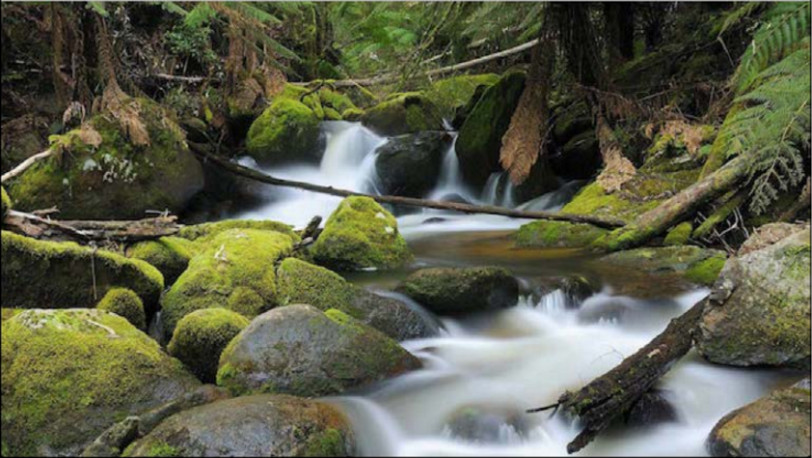
#> input picture Chapter01/images/input.jpg, 812 x 458 px
$ python 07RotacioImagenes.py
#> lines starting #> are read from the running program, lines starting #| are printed output that depends on the picture; long printed decimals are rounded
import cv2
import numpy as np

img = cv2.imread('images/input.jpg')
#> img is the input picture: shape (458, 812, 3); mean B, G, R 72.5, 93.3, 91.1
num_rows, num_cols = img.shape[:2]
#> num_rows = 458; num_cols = 812
print('dimensiones de la imagen renglones, columnas \n', num_rows,num_cols)
#| dimensiones de la imagen renglones, columnas
#|  458 812
matriz_translacion = np.float32([ [1,0,int(0.5*num_cols)], [0,1,int(0.5*num_rows)] ])
#> matriz_translacion = [[1, 0, 406], [0, 1, 229]]
print('matrix de traslacion\n',matriz_translacion)
#| matrix de traslacion
#|  [[  1.   0. 406.]
#|  [  0.   1. 229.]]
rotation_matrix = cv2.getRotationMatrix2D((num_cols-2, num_rows-2), 45, .5)
#                                          centro(col,ren),angulo,escala
print('matrix de rotacion\n',rotation_matrix)
#| matrix de rotacion
#|  [[ 3.53553391e-01  3.53553391e-01  3.62401408e+02]
#|  [-3.53553391e-01  3.53553391e-01  5.81157900e+02]]
img_translation = cv2.warpAffine(img, matriz_translacion, (2*num_cols, 2*num_rows))
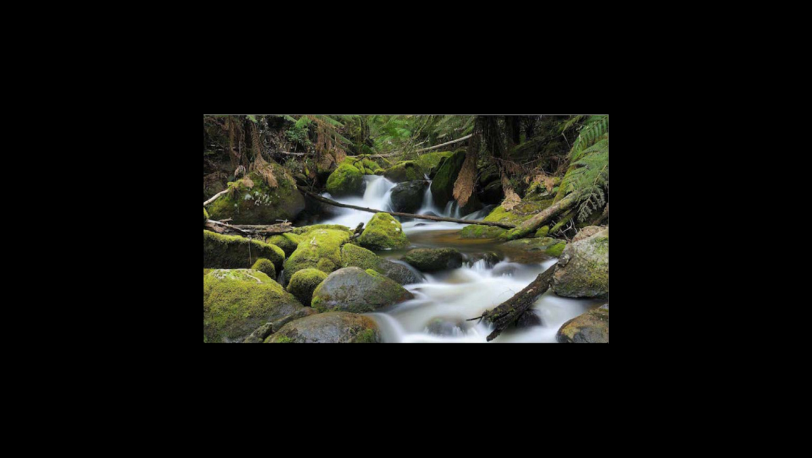
#> img_translation: shape (916, 1624, 3) (shown at 1/2 size); mean B, G, R 18.1, 23.3, 22.8
cv2.imshow('traslacion', img_translation)
img_rotation = cv2.warpAffine(img_translation, rotation_matrix,
                              (num_cols*2, num_rows*2))
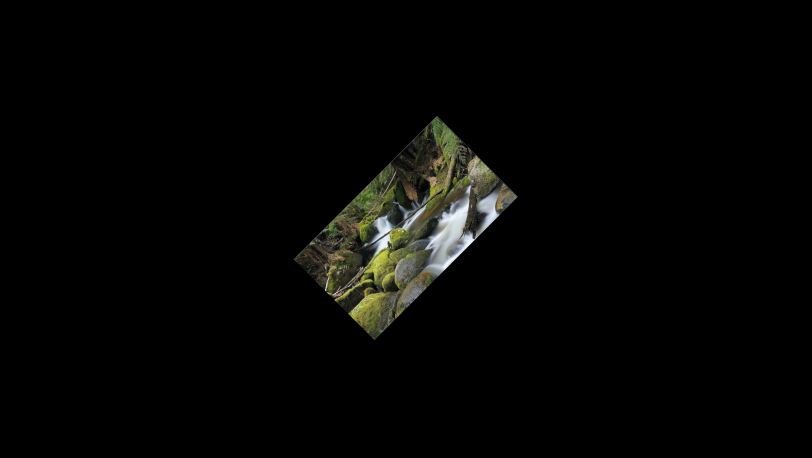
#> img_rotation: shape (916, 1624, 3) (shown at 1/2 size); mean B, G, R 4.5, 5.8, 5.7
cv2.imshow('Rotacion', img_rotation)
cv2.waitKey()

$ run again, with Chapter01/images/gordo.jpg copied over Chapter01/images/input.jpg
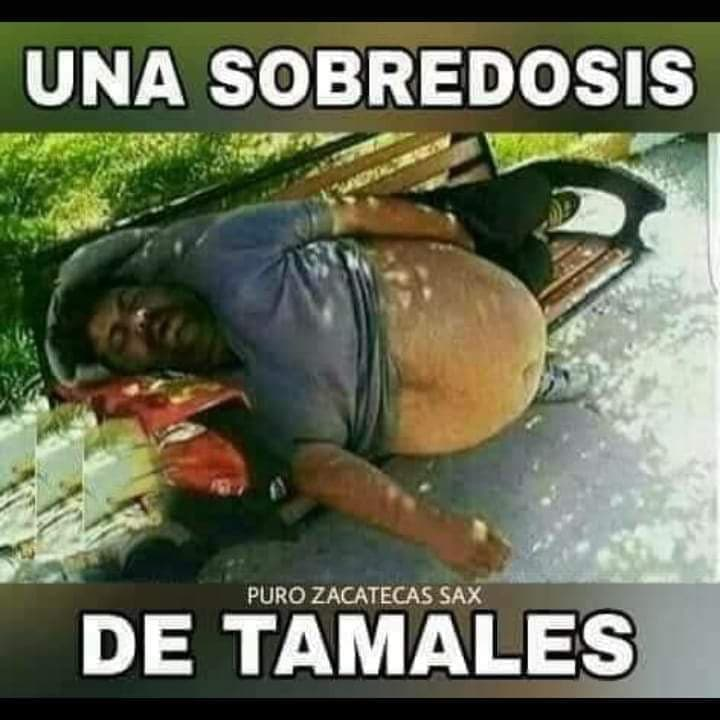
#> input picture Chapter01/images/gordo.jpg, 720 x 720 px
#> img is the input picture: shape (720, 720, 3); mean B, G, R 84.9, 107.6, 103.5
#| dimensiones de la imagen renglones, columnas
#|  720 720
#| matrix de traslacion
#|  [[  1.   0. 360.]
#|  [  0.   1. 360.]]
#| matrix de rotacion
#|  [[ 3.53553391e-01  3.53553391e-01  2.10297331e+02]
#|  [-3.53553391e-01  3.53553391e-01  7.18000000e+02]]
#> `img_translation = cv2.warpAffine(img, matriz_translacion, (2*num_cols,..`:
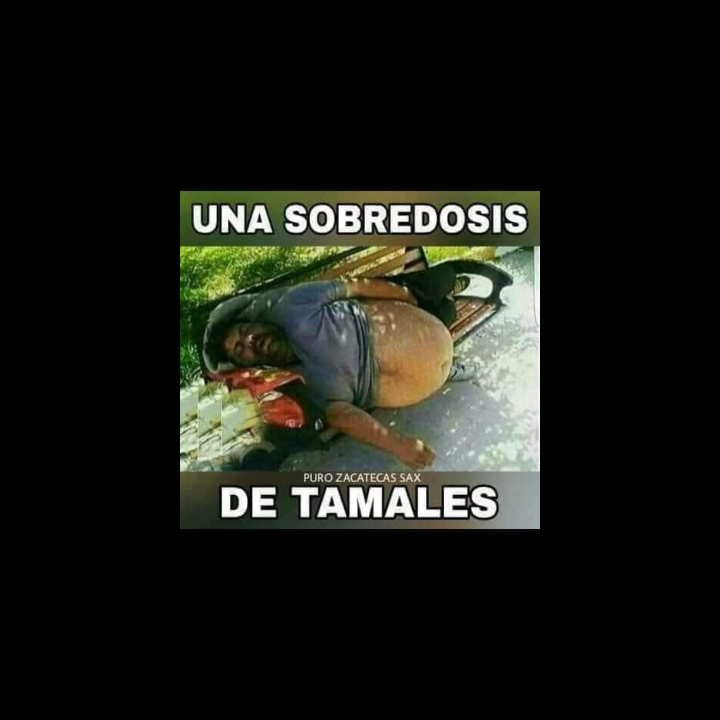
#> img_translation: shape (1440, 1440, 3) (shown at 1/2 size); mean B, G, R 21.2, 26.9, 25.9
#> `img_rotation = cv2.warpAffine(img_translation, rotation_matrix, (num_c..`:
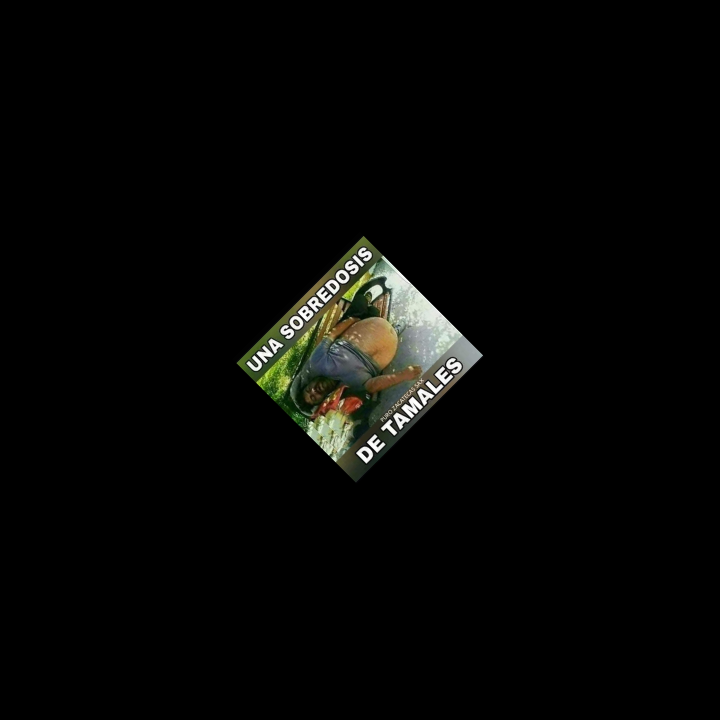
#> img_rotation: shape (1440, 1440, 3) (shown at 1/2 size); mean B, G, R 5.3, 6.7, 6.5

$ run again, with Chapter01/images/inteligenciaArtificial.jpg copied over Chapter01/images/input.jpg
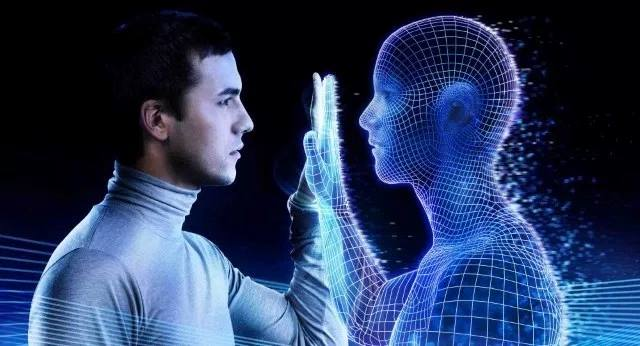
#> input picture Chapter01/images/inteligenciaArtificial.jpg, 640 x 346 px
#> img is the input picture: shape (346, 640, 3); mean B, G, R 94.5, 58.5, 41.6
#| dimensiones de la imagen renglones, columnas
#|  346 640
#| matrix de traslacion
#|  [[  1.   0. 320.]
#|  [  0.   1. 173.]]
#| matrix de rotacion
#|  [[ 3.53553391e-01  3.53553391e-01  2.90810570e+02]
#|  [-3.53553391e-01  3.53553391e-01  4.47944697e+02]]
#> `img_translation = cv2.warpAffine(img, matriz_translacion, (2*num_cols,..`:
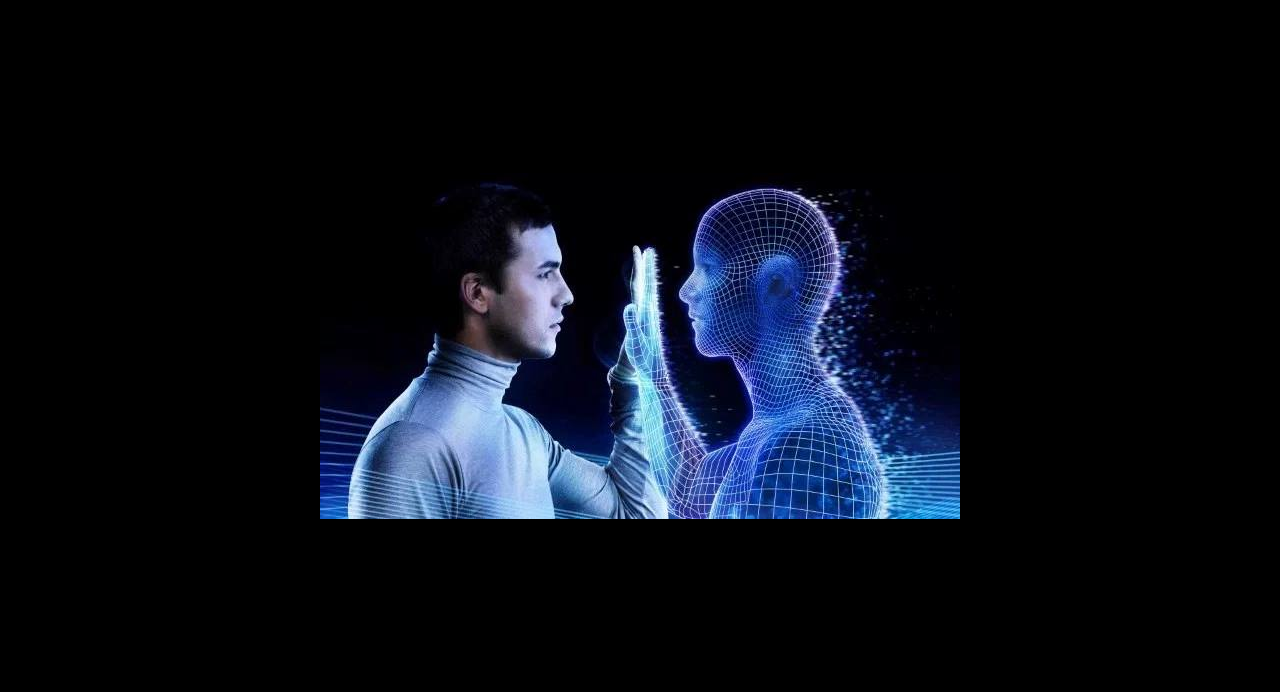
#> img_translation: shape (692, 1280, 3); mean B, G, R 23.6, 14.6, 10.4
#> `img_rotation = cv2.warpAffine(img_translation, rotation_matrix, (num_c..`:
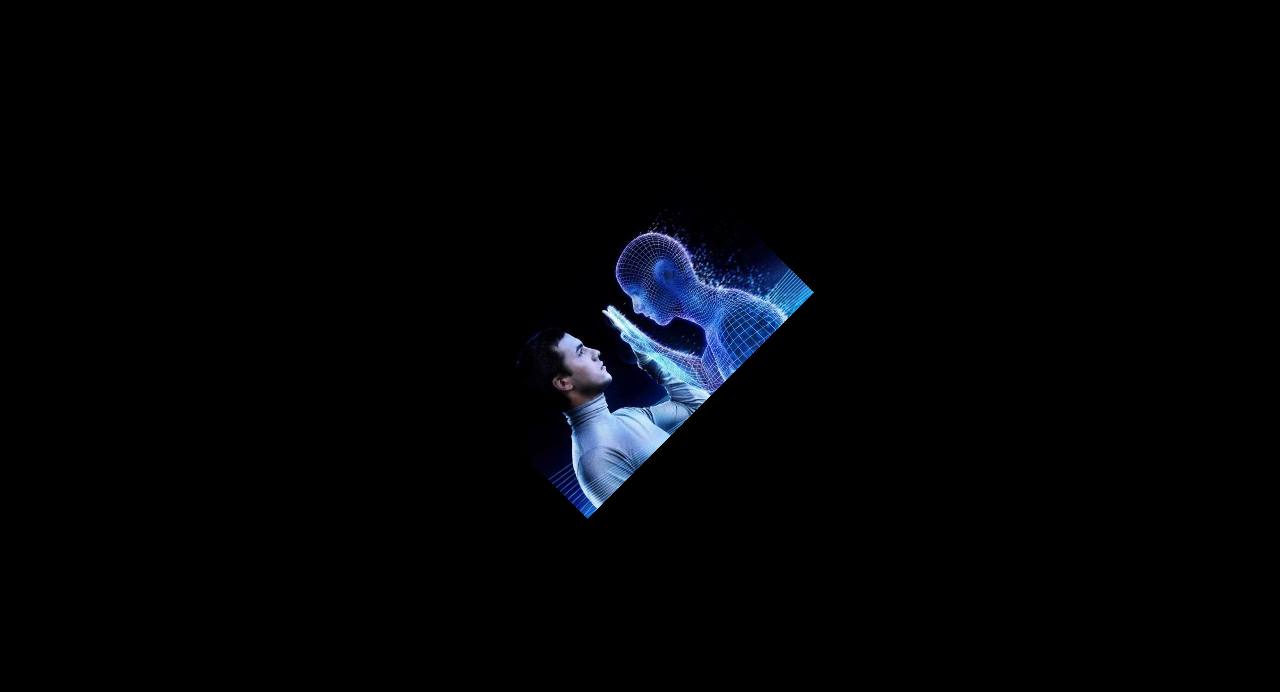
#> img_rotation: shape (692, 1280, 3); mean B, G, R 5.9, 3.7, 2.6

$ run again, with Chapter01/images/juanVargas.jpg copied over Chapter01/images/input.jpg
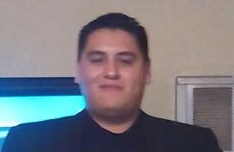
#> input picture Chapter01/images/juanVargas.jpg, 234 x 152 px
#> img is the input picture: shape (152, 234, 3); mean B, G, R 128, 120.9, 122
#| dimensiones de la imagen renglones, columnas
#|  152 234
#| matrix de traslacion
#|  [[  1.   0. 117.]
#|  [  0.   1.  76.]]
#| matrix de rotacion
#|  [[  0.3536   0.3536  96.943]
#|  [ -0.3536   0.3536 178.991]]
#> `img_translation = cv2.warpAffine(img, matriz_translacion, (2*num_cols,..`:
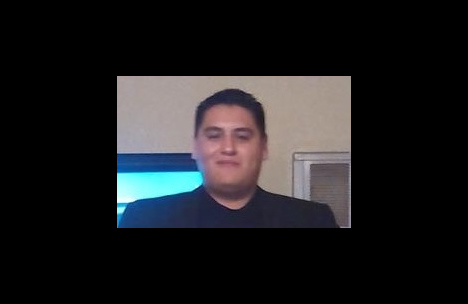
#> img_translation: shape (304, 468, 3); mean B, G, R 32, 30.2, 30.5
#> `img_rotation = cv2.warpAffine(img_translation, rotation_matrix, (num_c..`:
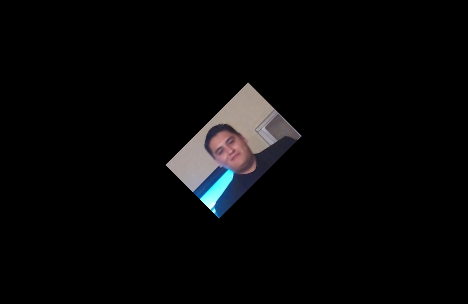
#> img_rotation: shape (304, 468, 3); mean B, G, R 8, 7.5, 7.6
